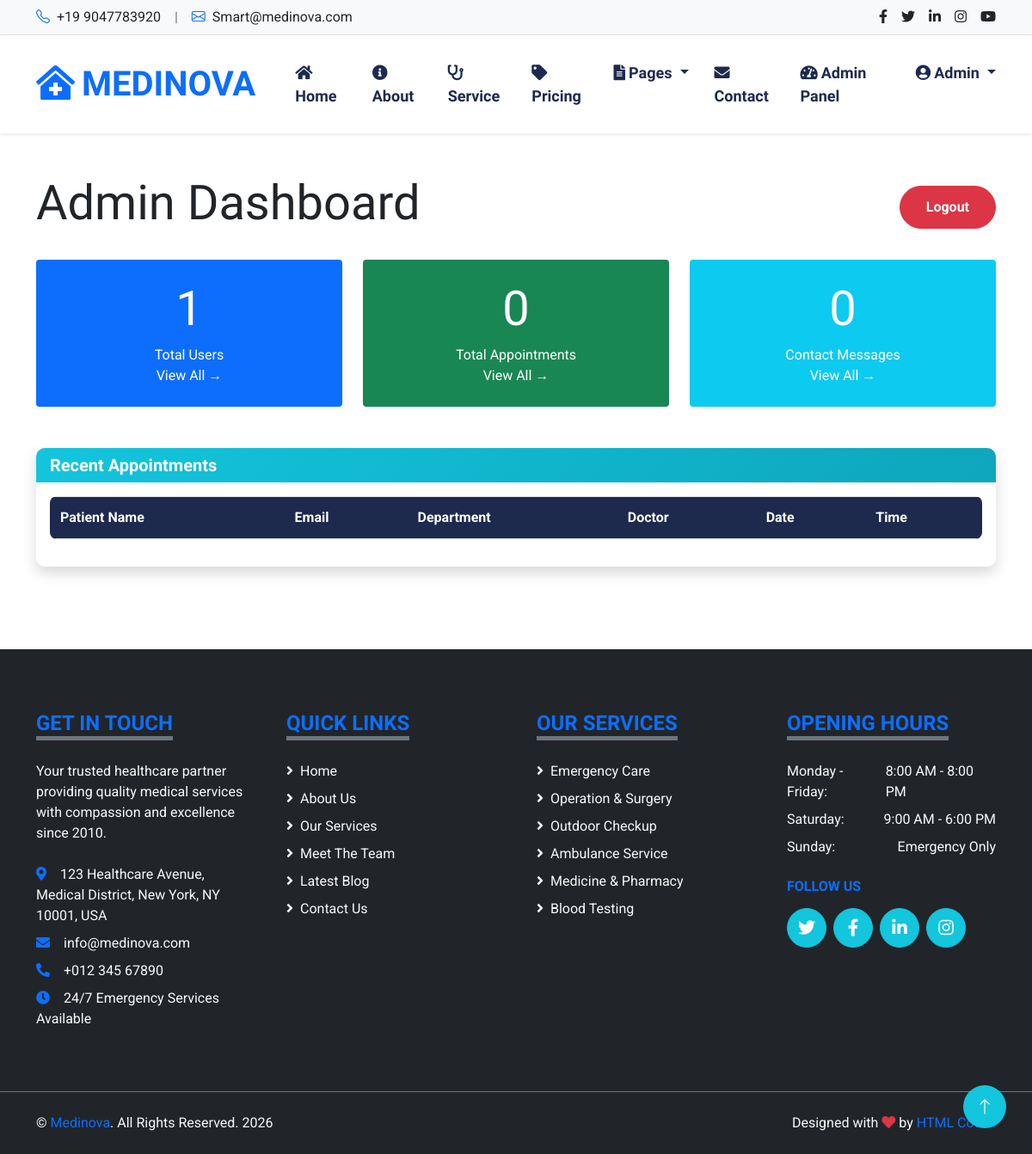
Page /admin (signed in) on the earlier database version.
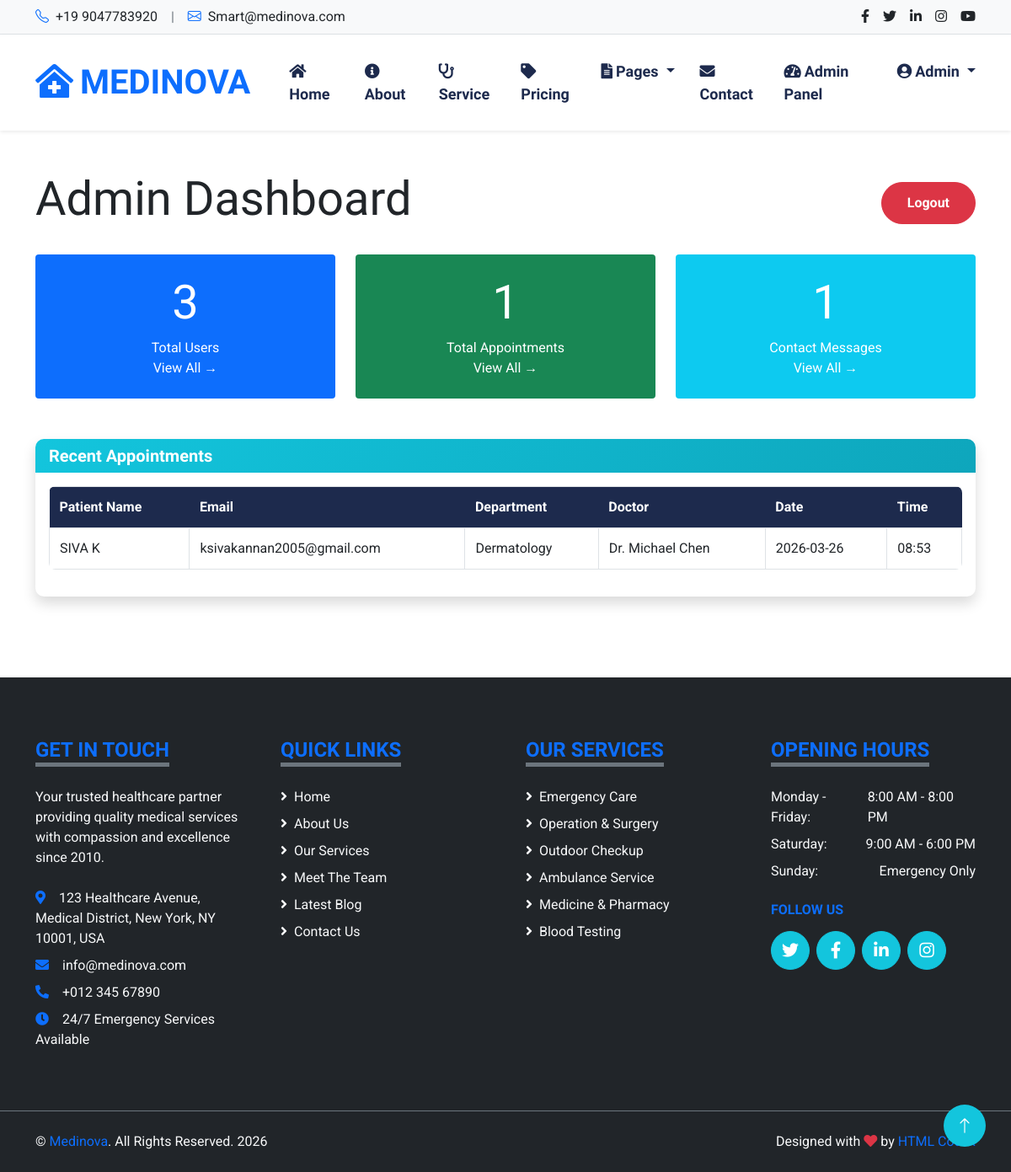
Same page on the later database version.
### app.py (models this page shows)
class Appointment(db.Model):
    id = db.Column(db.Integer, primary_key=True)
    user_id = db.Column(db.Integer, db.ForeignKey('user.id'), nullable=True)
    patient_name = db.Column(db.String(100), nullable=False)
    patient_email = db.Column(db.String(100), nullable=False)
    department = db.Column(db.String(100), nullable=False)
    doctor = db.Column(db.String(100), nullable=False)
    date = db.Column(db.String(20), nullable=False)
    time = db.Column(db.String(20), nullable=False)
    created_at = db.Column(db.DateTime, default=datetime.utcnow)

### app.py (the view)
@app.route('/admin')
def admin_dashboard():
    if not session.get('is_admin'):
        flash('Admin access required', 'danger')
        return redirect(url_for('login'))
    total_users = User.query.count()
    total_appointments = Appointment.query.count()
    total_messages = ContactMessage.query.count()
    recent_appointments = Appointment.query.order_by(Appointment.created_at.desc()).limit(5).all()
    return render_template('admin/dashboard.html',
                         total_users=total_users,
                         total_appointments=total_appointments,
                         total_messages=total_messages,
                         recent_appointments=recent_appointments)

### app.py (called while the page is built)
@app.context_processor
def inject_user():
    user = None
    if 'user_id' in session:
        user = User.query.get(session['user_id'])
    return dict(current_user=user)

@app.context_processor
def inject_now():
    return {'now': datetime.utcnow()}

### templates/admin/dashboard.html
{% extends "base.html" %}
{% block content %}
<div class="container-fluid py-5">
    <div class="container">
        <div class="d-flex justify-content-between align-items-center mb-4">
            <h1 class="display-4">Admin Dashboard</h1>
            <a href="{{ url_for('logout') }}" class="btn btn-danger">Logout</a>
        </div>
        <div class="row g-4 mb-5">
            <div class="col-md-4">
                <div class="bg-primary text-white rounded p-4 text-center">
                    <h3 class="display-4">{{ total_users }}</h3>
                    <p class="mb-0">Total Users</p>
                    <a href="{{ url_for('admin_users') }}" class="text-white text-decoration-none">View All →</a>
                </div>
            </div>
            <div class="col-md-4">
                <div class="bg-success text-white rounded p-4 text-center">
                    <h3 class="display-4">{{ total_appointments }}</h3>
                    <p class="mb-0">Total Appointments</p>
                    <a href="{{ url_for('admin_appointments') }}" class="text-white text-decoration-none">View All →</a>
                </div>
            </div>
            <div class="col-md-4">
                <div class="bg-info text-white rounded p-4 text-center">
                    <h3 class="display-4">{{ total_messages }}</h3>
                    <p class="mb-0">Contact Messages</p>
                    <a href="{{ url_for('admin_messages') }}" class="text-white text-decoration-none">View All →</a>
                </div>
            </div>
        </div>
        <div class="card shadow">
            <div class="card-header bg-primary text-white">
                <h5 class="mb-0">Recent Appointments</h5>
            </div>
            <div class="card-body">
                <div class="table-responsive">
                    <table class="table table-bordered">
                        <thead>
                            <tr>
                                <th>Patient Name</th>
                                <th>Email</th>
                                <th>Department</th>
                                <th>Doctor</th>
                                <th>Date</th>
                                <th>Time</th>
                            </tr>
                        </thead>
                        <tbody>
                            {% for apt in recent_appointments %}
                            <tr>
                                <td>{{ apt.patient_name }}</td>
                                <td>{{ apt.patient_email }}</td>
                                <td>{{ apt.department }}</td>
                                <td>{{ apt.doctor }}</td>
                                <td>{{ apt.date }}</td>
                                <td>{{ apt.time }}</td>
                            </tr>
                            {% endfor %}
                        </tbody>
                    </table>
                </div>
            </div>
        </div>
    </div>
</div>
{% endblock %}

Differences in the rows shown:
added Appointment: patient_name "SIVA K", patient_email "ksivakannan2005@gmail.com", department "Dermatology", doctor "Dr. Michael Chen", date "2026-03-26", time "08:53"
Other differences:
{{ total_users }}: "1" → "3"
{{ total_appointments }}: "0" → "1"
{{ total_messages }}: "0" → "1"
